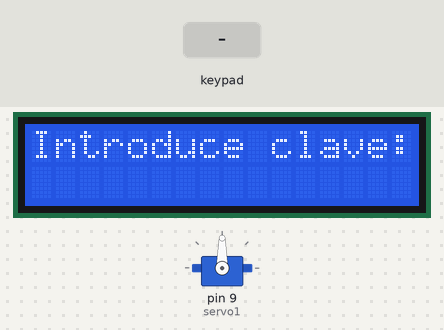
This sketch was run on a simulated Arduino Uno, built with avr-gcc and run on an emulated ATmega328P. On the bench: 16×2 character LCD, servo. The test bench sets the inputs (shaded band). EEPROM starts erased.

Above: at 1.7 s.
1.8 s: keypad keys 1 2 3 4 pressed 0.4 s apart
At 4.4 s:
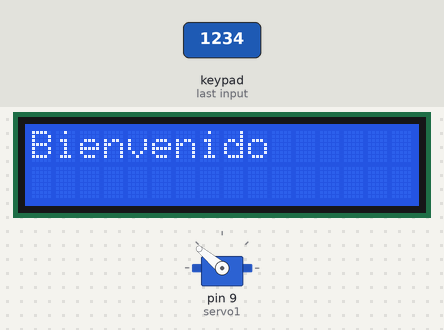
4.9 s: key '*' pressed
At 7.7 s:
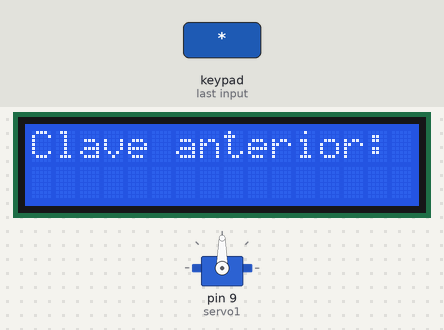
7.9 s: keypad keys 1 2 3 4 # pressed 0.4 s apart
At 10.0 s:
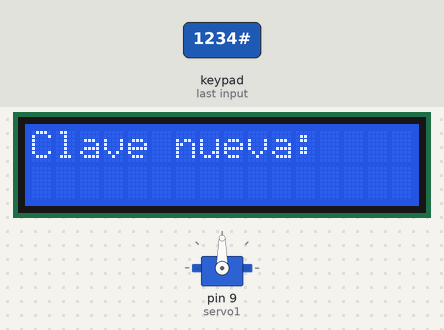
12.8 s: key '#' pressed
At 13.8 s:
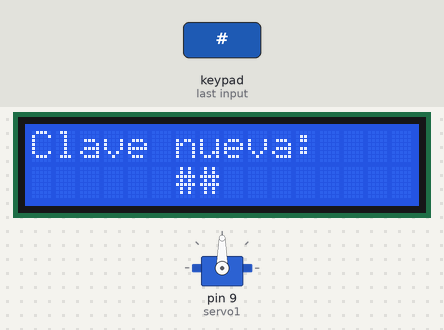
14.3 s: keypad keys 2 3 4 5 # pressed 0.4 s apart
At 15.2 s:
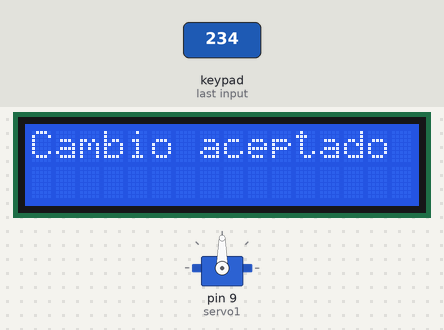
18.9 s: key '1' pressed
At 20.0 s:
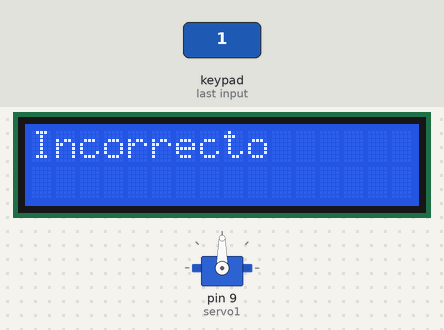
Timing chart, 0 to 21.9 s (numbered marks = the images above; inputs shaded):
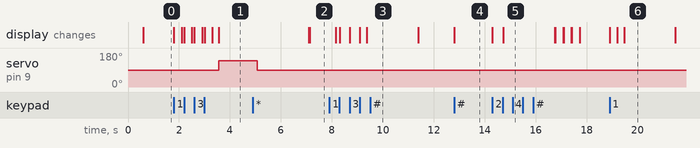

Measured:
- after the input at 1.8 s, servo on pin 9 (servo1): 90° → 140° after 1.8 s; the display: first changes at once (image 1 shows a later state)
- after the input at 4.9 s, the display: first differs from a run without the input after 2.2 s (image 2)
- after the input at 7.9 s, the display: first changes after 0.25 s (image 3 shows a later state)
- after the input at 12.8 s, the display: changes at once (image 4)
- after the input at 14.3 s, the display: first changes at once (image 5 shows a later state)
- after the input at 18.9 s, the display: first changes at once (image 6 shows a later state)

The sketch:

control_de_acceso.ino
```cpp
#include <Wire.h>
#include <LCD.h>
#include <LiquidCrystal_I2C.h>
#include <Keypad.h>
#include <Servo.h>
#include <EEPROM.h>

const byte ROWS = 4; //four rows
const byte COLS = 3; //three columns
char keys[ROWS][COLS] = {
  {'1','2','3'},
  {'4','5','6'},
  {'7','8','9'},
  {'*','0','#'}
};
byte rowPins[ROWS] = {2,3,4,5}; //connect to the row pinouts of the keypad
byte colPins[COLS] = {6,7,8}; //connect to the column pinouts of the keypad

Keypad keypad = Keypad( makeKeymap(keys), rowPins, colPins, ROWS, COLS );
LiquidCrystal_I2C lcd(0x27,2,1,0,4,5,6,7);
Servo servo1;


char contra[4] = {'1','2','3','4'};
char temp[4];
byte i = 0;
byte j = 0;

void setup()
{
lcd.begin(16,2);
lcd.setBacklightPin(3, POSITIVE);
lcd.setBacklight(HIGH);
servo1.attach(9);
delay(500);
lcd.print("Introduce clave:");
lcd.setCursor(6,1);
servo1.write(90);
/*
EEPROM.write(1,255);
EEPROM.write(2,255);
EEPROM.write(3,255);
EEPROM.write(4,255);
*/

if (EEPROM.read(1) == 255)
{
  EEPROM.write(1,char(contra[0]));
}
if (EEPROM.read(2) == 255)
{
  EEPROM.write(2,char(contra[1]));
}
if (EEPROM.read(3) == 255)
{
  EEPROM.write(3,char(contra[2]));
}
if (EEPROM.read(4) == 255)
{
  EEPROM.write(4,char(contra[3]));
}

contra[0] = char(EEPROM.read(1));
contra[1] = char(EEPROM.read(2));
contra[2] = char(EEPROM.read(3));
contra[3] = char(EEPROM.read(4));

/*
Serial.begin(9600);
Serial.println(char(EEPROM.read(1)));
Serial.println(char(EEPROM.read(2)));
Serial.println(char(EEPROM.read(3)));
Serial.println(char(EEPROM.read(4)));


Serial.println(char(contra[0]));
Serial.println(char(contra[1]));
Serial.println(char(contra[2]));
Serial.println(char(contra[3]));
*/
}


void loop()
{
char key = keypad.getKey();

if(key == '*')
{
  lcd.clear();
  lcd.print("Clave anterior:");
  lcd.setCursor(6,1);
  delay(1000);
  byte completar = 0;
  while(completar <=3)
  {
   char tecla = keypad.getKey();
   if (tecla != NO_KEY)
   {
    temp[i] = (char(tecla));
    lcd.print(char(tecla));
    i = i + 1;
    completar++;
   }
  }
 if (i == 4)
{
delay(250);
for(byte x=0;x<4;x++)
{
  if((temp[x]) == (contra[x]))
  {
    j = j + 1;
  }
}

if(j == 4)
{
  lcd.clear();
  lcd.print("Clave nueva:");
  lcd.setCursor(6,1);
  delay(2000);
  i = 0;
  j = 0;
  completar = 0;
  while(completar <=3)
  {
   char tecla1 = keypad.getKey();
   if (tecla1 != NO_KEY)
   {
    temp[i] = (char(tecla1));
    lcd.print(char(tecla1));
    i = i + 1;
    completar++;
   }
  }
  EEPROM.write(1,temp[0]);
  EEPROM.write(2,temp[1]);
  EEPROM.write(3,temp[2]);
  EEPROM.write(4,temp[3]);
  lcd.clear();
  lcd.print("Cambio aceptado");
  delay(2000);
  lcd.clear();
  contra[0] = char(EEPROM.read(1));
  contra[1] = char(EEPROM.read(2));
  contra[2] = char(EEPROM.read(3));
  contra[3] = char(EEPROM.read(4));
  lcd.print("Introduce clave:");
  lcd.setCursor(6,1);
  key = keypad.getKey();
}
else
{
  lcd.clear();
  lcd.print("Cambio denegado");
  delay(2000);
  lcd.clear();
  lcd.print("Introduce clave:");
  lcd.setCursor(6,1);
  key = keypad.getKey();
}
i = 0;
j = 0;
}


}

if (key != NO_KEY)
{
lcd.print(char(key));
delay(300);
lcd.setCursor((6+i),1);
lcd.print("*");

temp[i] = (char(key));
i = i + 1;
}

if (i == 4)
{
delay(250);
for(byte x=0;x<4;x++)
{
  if((temp[x]) == (contra[x]))
  {
    j = j + 1;
  }
}

if(j == 4)
{
  lcd.clear();
  lcd.print("Bienvenido");
  servo1.write(140);
  delay(1500);
  servo1.write(90);
}
else
{
  lcd.clear();
  lcd.print("Incorrecto");
}

delay(2000);
lcd.clear();
lcd.print("Introduce clave:");
lcd.setCursor(6,1);
i = 0;
j = 0;
}

}
```
